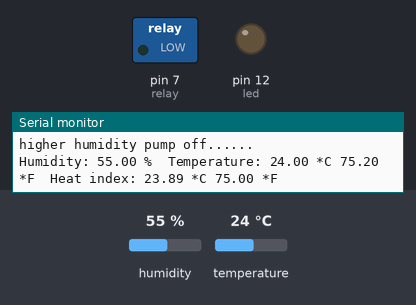
Simulated run of this sketch. Board: Arduino Uno, built with avr-gcc and run on an emulated ATmega328P. Parts: switched loads named in the sketch (green lamp = pin HIGH), output pins drawn as LEDs (lit = HIGH), the last lines printed to the serial monitor. Inputs (shaded band) come from the test bench; at power-on: humidity 55 %, temperature 24 °C.

Above: at 4.9 s.
5.0 s: humidity set to 52 %
8.1 s: humidity set to 49 %
At 8.7 s:
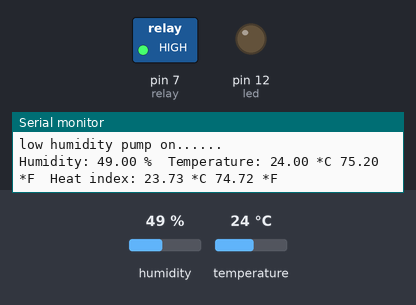
11.2 s: temperature set to 27 °C
14.3 s: temperature set to 30 °C
At 15.4 s:
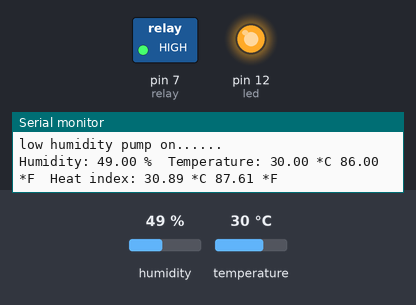
17.4 s: humidity set to 68 %
At 19.2 s:
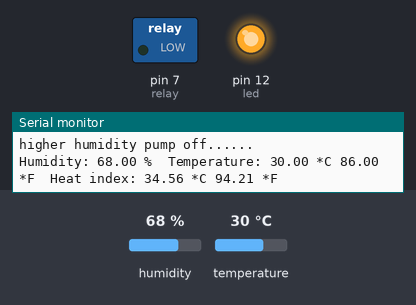
20.5 s: humidity set to 22 %
At 22.4 s:
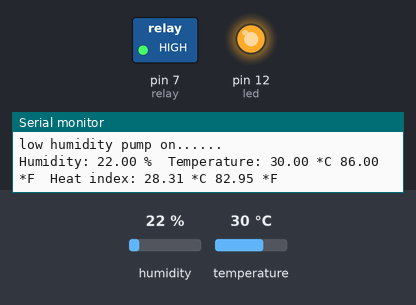
Timing chart, 0 to 23.9 s (numbered marks = the images above; inputs shaded):
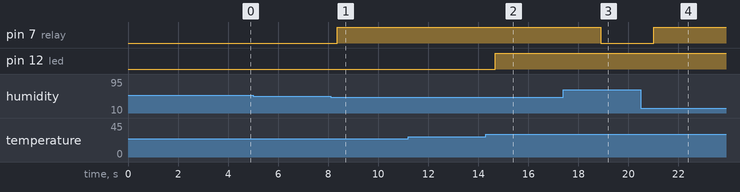

Measured:
- the behaviour switches between 51 and 50 % on humidity (found by bisection; images 0 and 1)
- the behaviour switches between 28 and 29 °C on temperature (found by bisection; images 1 and 2)
- after the input at 8.1 s, pin 7 (relay): LOW → HIGH after 0.26 s
- after the input at 14.3 s, pin 12 (led): LOW → HIGH after 0.38 s
- after the input at 17.4 s, pin 7 (relay): HIGH → LOW after 1.5 s
- after the input at 20.5 s, pin 7 (relay): LOW → HIGH after 0.50 s

The sketch:

DHTtester_fan_and_pump.ino
```cpp
// Example testing sketch for various DHT humidity/temperature sensors
// Written by ladyada, public domain

#include "DHT.h"

#define DHTPIN 2     // what pin we're connected to

// Uncomment whatever type you're using!
#define DHTTYPE DHT11   // DHT 11
//#define DHTTYPE DHT22   // DHT 22  (AM2302)
//#define DHTTYPE DHT21   // DHT 21 (AM2301)
int led=12;
const int relay=7;
// Connect pin 1 (on the left) of the sensor to +5V
// NOTE: If using a board with 3.3V logic like an Arduino Due connect pin 1
// to 3.3V instead of 5V!
// Connect pin 2 of the sensor to whatever your DHTPIN is
// Connect pin 4 (on the right) of the sensor to GROUND
// Connect a 10K resistor from pin 2 (data) to pin 1 (power) of the sensor

// Initialize DHT sensor.
// Note that older versions of this library took an optional third parameter to
// tweak the timings for faster processors.  This parameter is no longer needed
// as the current DHT reading algorithm adjusts itself to work on faster procs.
DHT dht(DHTPIN, DHTTYPE);

void setup() {
  Serial.begin(9600);
  Serial.println("DHTxx test!");
  pinMode(led,OUTPUT);
  pinMode(relay,OUTPUT);
dht.begin();
}

void loop() {
  // Wait a few seconds between measurements.
  delay(2000);

  // Reading temperature or humidity takes about 250 milliseconds!
  // Sensor readings may also be up to 2 seconds 'old' (its a very slow sensor)
  float h = dht.readHumidity();
  // Read temperature as Celsius (the default)
  float t = dht.readTemperature();
  // Read temperature as Fahrenheit (isFahrenheit = true)
  float f = dht.readTemperature(true);

  // Check if any reads failed and exit early (to try again).
  if (isnan(h) || isnan(t) || isnan(f)) {
    Serial.println("Failed to read from DHT sensor!");
    return;
  }

  // Compute heat index in Fahrenheit (the default)
  float hif = dht.computeHeatIndex(f, h);
  // Compute heat index in Celsius (isFahreheit = false)
  float hic = dht.computeHeatIndex(t, h, false);
  control(t,h);
  Serial.print("Humidity: ");
  Serial.print(h);
  Serial.print(" %\t");
  Serial.print("Temperature: ");
  Serial.print(t);
  Serial.print(" *C ");
  Serial.print(f);
  Serial.print(" *F\t");
  Serial.print("Heat index: ");
  Serial.print(hic);
  Serial.print(" *C ");
  Serial.print(hif);
  Serial.println(" *F");
}

// added function
void control(float temp,float humidity){
  if (temp>28.5 && humidity >50.5){
    digitalWrite(led,HIGH);
    digitalWrite(relay,LOW);
    Serial.println(" High temperature fan on ..........");
    Serial.println("higher humidity pump off......");
    }
  else if(temp<28.5 && humidity>50.5){
    digitalWrite(led,LOW);
    digitalWrite(relay,LOW);
    Serial.println(" Low temperature fan off ..........");
    Serial.println("higher humidity pump off......");
    }
   else if(temp>28.5 && humidity<50.5){
    digitalWrite(led,HIGH);
    digitalWrite(relay,HIGH);
    Serial.println(" High temperature fan on ..........");
    Serial.println("low humidity pump on......");
    }
    else{
     digitalWrite(led,LOW);
     digitalWrite(relay,HIGH);
    Serial.println(" Low temperature fan off ..........");
    Serial.println("low humidity pump on......");
      }
  }
```
